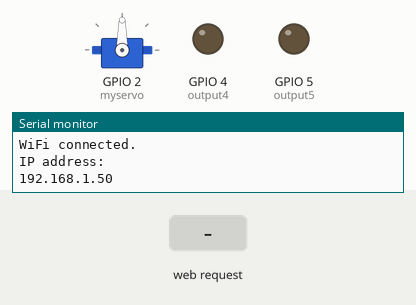
This sketch was run on a simulated ESP8266 (NodeMCU). Parts: servo, output pins drawn as LEDs (lit = HIGH), the last lines printed to the serial monitor. The test bench sets the inputs (shaded band). WiFi joins after 1.5 s; servers stay silent unless stated.

Above: at 2.7 s.
2.8 s: HTTP request GET /5/on received
4.4 s: HTTP request GET /5/off received
At 5.2 s:
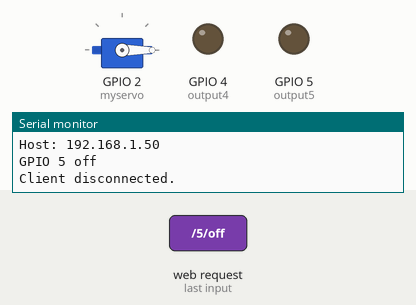
6.0 s: HTTP request GET /4/on received
At 7.0 s:
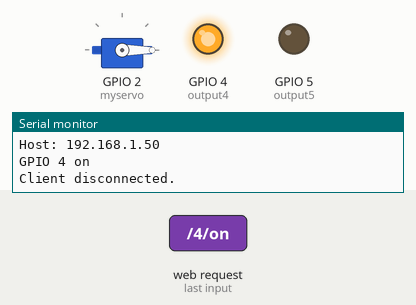
7.5 s: HTTP request GET /5/on received
At 8.8 s:
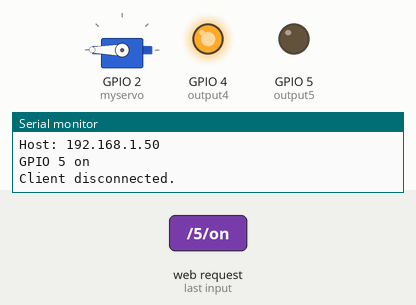
9.1 s: HTTP request GET /5/off received
At 10.0 s:
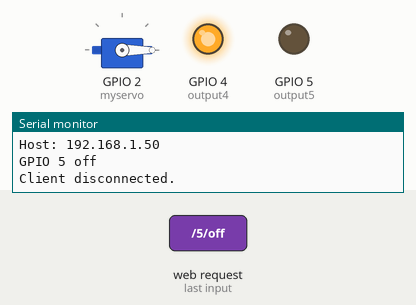
10.7 s: HTTP request GET /4/off received
At 11.8 s:
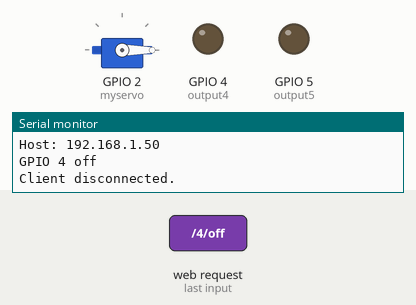
Timing chart, 0 to 13.2 s (numbered marks = the images above; inputs shaded):
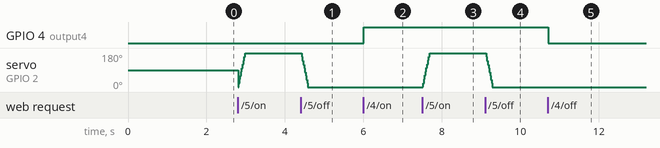

Measured:
- after the input at 4.4 s, servo on GPIO 2 (myservo): moves from 180° to 0° over 0.18 s, starting at once
- after the input at 6.0 s, GPIO 4 (output4): LOW → HIGH at once
- after the input at 7.5 s, servo on GPIO 2 (myservo): moves from 0° to 180° over 0.18 s, starting at once
- after the input at 9.1 s, servo on GPIO 2 (myservo): moves from 180° to 0° over 0.18 s, starting at once
- after the input at 10.7 s, GPIO 4 (output4): HIGH → LOW at once

The sketch:

HttpBasicAuth.ino
```cpp
#include <ESP8266WiFi.h>
#include <Servo.h>

const char* ssid = "NETPLUS";
const char* password = "Alohomora";

WiFiServer server(80);

String header;
Servo myservo;

String output5State = "off";
String output4State = "off";

const int output5 = 5;
const int output4 = 4;
int pos = 0;

unsigned long currentTime = millis();

unsigned long previousTime = 0;

const long timeoutTime = 2000;

void setup() {
  Serial.println("===");
  Serial.begin(115200);
  pinMode(output5, OUTPUT);
  pinMode(output4, OUTPUT);
  myservo.attach(2);

  digitalWrite(output5, LOW);
  digitalWrite(output4, LOW);
  Serial.print("Connecting to ");
  Serial.println(ssid);
  WiFi.begin(ssid, password);
  while (WiFi.status() != WL_CONNECTED) {
    delay(500);
    Serial.println(WiFi.status());
  }
  Serial.println("WiFi connected.");
  Serial.println("IP address: ");
  Serial.println(WiFi.localIP());
  server.begin();
}

void loop(){
  WiFiClient client = server.available();

  if (client) {
    Serial.println("New Client.");
    String currentLine = "";
    currentTime = millis();
    previousTime = currentTime;
    while (client.connected() && currentTime - previousTime <= timeoutTime) {
      currentTime = millis();
      if (client.available()) {
        char c = client.read();
        Serial.write(c);
        header += c;
        if (c == '\n') {
          if (currentLine.length() == 0) {
            client.println("HTTP/1.1 200 OK");
            client.println("Content-type:text/html");
            client.println("Connection: close");
            client.println();
            if (header.indexOf("GET /5/on") >= 0) {
              Serial.println("GPIO 5 on");
              output5State = "on";
              for (pos = 0; pos <= 180; pos += 1) { // goes from 0 degrees to 180 degrees
                // in steps of 1 degree
                myservo.write(pos);              // tell servo to go to position in variable 'pos'
                delay(1);                       // waits 15ms for the servo to reach the position
              }
            } else if (header.indexOf("GET /5/off") >= 0) {
              Serial.println("GPIO 5 off");
              output5State = "off";
              for (pos = 180; pos >= 0; pos -= 1) { // goes from 180 degrees to 0 degrees
                myservo.write(pos);              // tell servo to go to position in variable 'pos'
                delay(1);                       // waits 15ms for the servo to reach the position
              }
            } else if (header.indexOf("GET /4/on") >= 0) {
              Serial.println("GPIO 4 on");
              output4State = "on";
              digitalWrite(output4, HIGH);
            } else if (header.indexOf("GET /4/off") >= 0) {
              Serial.println("GPIO 4 off");
              output4State = "off";
              digitalWrite(output4, LOW);
            }
            client.println("<!DOCTYPE html><html>");
            client.println("<head><meta name=\"viewport\" content=\"width=device-width, initial-scale=1\">");
            client.println("<link rel=\"icon\" href=\"data:,\">");
            client.println("<style>html { font-family: Helvetica; display: inline-block; margin: 0px auto; text-align: center;}");
            client.println(".button { background-color: #195B6A; border: none; color: white; padding: 16px 40px;");
            client.println("text-decoration: none; font-size: 30px; margin: 2px; cursor: pointer;}");
            client.println(".button2 {background-color: #77878A;}</style></head>");
            client.println("<body><h1>ESP8266 Web Server</h1>");
            client.println("<p>GPIO 5 - State " + output5State + "</p>");
            if (output5State=="off") {
              client.println("<p><a href=\"/5/on\"><button class=\"button\">ON</button></a></p>");
            } else {
              client.println("<p><a href=\"/5/off\"><button class=\"button button2\">OFF</button></a></p>");
            }
            client.println("<p>GPIO 4 - State " + output4State + "</p>");
            if (output4State=="off") {
              client.println("<p><a href=\"/4/on\"><button class=\"button\">ON</button></a></p>");
            } else {
              client.println("<p><a href=\"/4/off\"><button class=\"button button2\">OFF</button></a></p>");
            }
            client.println("</body></html>");
            client.println();
            break;
          } else {
            currentLine = "";
          }
        } else if (c != '\r') {
          currentLine += c;
        }
      }
    }
    header = "";
    client.stop();
    Serial.println("Client disconnected.");
    Serial.println("");
  }
}
```
